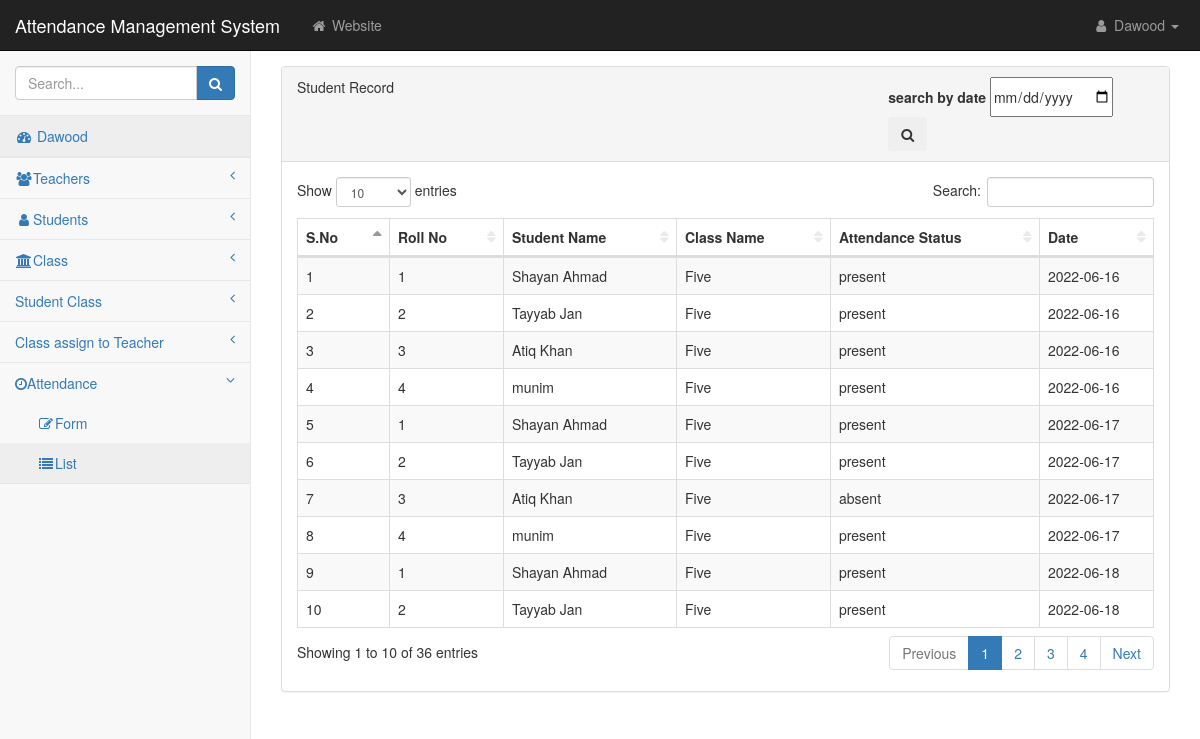
Screenshot of /pages/attendanceList.php (signed in) with the database file from the repository.
### tables this page shows
CREATE TABLE `tblattendance` (
  `aId` int(11) NOT NULL,
  `scId` int(10) UNSIGNED NOT NULL,
  `ctId` int(10) UNSIGNED NOT NULL,
  `aStatus` varchar(10) DEFAULT NULL,
  `aDate` date NOT NULL,
  `CreatedAt` timestamp NOT NULL DEFAULT current_timestamp() ON UPDATE current_timestamp(),
  `UpdatedAt` date NOT NULL
);

CREATE TABLE `tblstudentclass` (
  `scId` int(11) NOT NULL,
  `stId` int(10) UNSIGNED NOT NULL,
  `clId` int(10) UNSIGNED NOT NULL,
  `scCurrentYear` year(4) NOT NULL
);

CREATE TABLE `tblstudents` (
  `stId` int(11) NOT NULL,
  `stName` varchar(50) NOT NULL,
  `stFatherName` varchar(50) NOT NULL,
  `stDoB` date NOT NULL,
  `stDoA` date NOT NULL,
  `stEmail` varchar(50) NOT NULL,
  `stGender` varchar(50) NOT NULL,
  `stContact` varchar(50) NOT NULL,
  `stAddress` varchar(50) NOT NULL,
  `stImage` varchar(200) NOT NULL,
  `stStatus` int(2) NOT NULL DEFAULT 1
);

CREATE TABLE `tblclass` (
  `clId` int(11) NOT NULL,
  `cllName` varchar(50) NOT NULL,
  `clStatus` int(2) NOT NULL DEFAULT 1
);

### pages/attendanceList.php (the view, shortened to what this page needs)
<?php
    require 'include/connection.php';
    if(isset($_GET['date']))
    {
        $date = $_GET['date'];
        $query = "select * from tblattendance att
        inner join tblstudentclass sc on sc.scId = att.scId
        inner join tblstudents st on st.stId =  sc.stId
        inner join tblclass cl on cl.clId = sc.clId
        where aDate like '%$date%' and aStatus = 'present'";
        $response = mysqli_query($connect,$query);
    }
    else
    {
    $query = "select * from tblattendance att
    inner join tblstudentclass sc on sc.scId = att.scId
    inner join tblstudents st on st.stId =  sc.stId
    inner join tblclass cl on cl.clId = sc.clId";
    $response = mysqli_query($connect,$query);
    }
 ?>
<!DOCTYPE html>
<html lang="en">
<?php
    require 'include/head.php';
   ?>
    <body>
        <div id="wrapper">
 <?php
    require 'include/sidebar.php';
   ?>
            <div id="page-wrapper">
                <div class="container-fluid">
                    <div class="row" style="margin-top:4%;">
                        <div class="col-lg-12">
                            <div class="panel panel-default">
                                <div class="panel-heading">
                                    <div class="row">
                                        <div class="col-md-8">
                                    <?php
                                    if (isset($_GET['msg']) && $_GET['msg'] == 'success') {
                                        echo "<div class='alert alert-success alert-dismissible'>
                                        <button type='button' class='close' data-dismiss='alert' aria-hidden='true'>&times;</button>
                                        <a href='#' class='alert-link'>Student Record Delete Successfully</a>.
                                    </div>";
                                    }
                                    elseif (isset($_GET['msg']) && $_GET['msg'] == 'error') {
                                         echo "<div class='alert alert-danger alert-dismissible'>
                                        <button type='button' class='close' data-dismiss='alert' aria-hidden='true'>&times;</button>
                                        <a href='#' class='alert-link'>Student Record is not Delete Successfully</a>.
                                    </div>";
                                    }
                                    elseif (isset($_GET['sms']) && $_GET['sms'] == 'success') {
                                         echo "<div class='alert alert-success alert-dismissible'>
                                        <button type='button' class='close' data-dismiss='alert' aria-hidden='true'>&times;</button>
                                        <a href='#' class='alert-link'>Student Record is Update Successfully</a>.
                                    </div>";
                                    }
                                    elseif (isset($_GET['sms']) && $_GET['sms'] == 'error') {
                                         echo "<div class='alert alert-danger alert-dismissible'>
                                        <button type='button' class='close' data-dismiss='alert' aria-hidden='true'>&times;</button>
                                        <a href='#' class='alert-link'>Student Record is not Update Successfully</a>.
                                    </div>";
                                    }
                                    else{
                                        echo "Student Record";
                                    }
                                     ?>
                                        </div>
                                        <div class="col-md-4">
                                             <form action="" method="get">
                                                <label>search by date</label>
                                                <input type="date" name="date" value="date">
                                                <button type="submit" class="btn btn-secondary"><i class="fa fa-search"></i></button>
                                             </form>
                                        </div>
                                    </div>
                                </div>
                                <div class="panel-body">
                                    <div class="table-responsive">
                                        <table class="table table-striped table-bordered table-hover" id="dataTables-example">
                                        <thead>
                                                <tr>
                                                    <th>S.No</th>
                                                    <th>Roll No</th>
                                                    <th>Student Name</th>
                                                    <th>Class Name</th>
                                                    <th>Attendance Status</th>
                                                    <th>Date</th>
                                                </tr>
                                            </thead>
                                            <tbody>
                                                <?php
                                                $a = 1;
                                                while ($reslut = mysqli_fetch_array($response)) {
                                                 ?>
                                                <tr class="odd gradeX">
                                                    <td><?php echo $a; ?></td>
                                                    <td><?php echo $reslut['scId']; ?></td>
                                                    <td><?php echo $reslut['stName']; ?></td>
                                                    <td><?php echo $reslut['cllName']; ?></td>
                                                    <td><?php echo $reslut['aStatus']; ?></td>
                                                    <td><?php echo $reslut['aDate']; ?></td>
                                                </tr>
                                            <?php $a++; }   ?>
                                            </tbody>
                                        </table>
                                    </div>
                                </div>
                            </div>
                        </div>
                    </div>
                </div>
            </div>
        </div>
    </body>
</html>

### css/startmin.css (style rules this page uses)
body { background-color: #f8f8f8; }
#wrapper { width: 100%; }
#page-wrapper { padding-top: 30px; min-height: 568px; background-color: #fff; }
@media (min-width:768px) { #page-wrapper { position: inherit; margin-left: 250px; padding: 30px 15px 0 15px; border-left: 1px solid #e7e7e7; } }
table.dataTable thead .sorting, table.dataTable thead .sorting_asc, table.dataTable thead .sorting_desc, table.dataTable thead .sorting_asc_disabled, table.dataTable thead .sorting_desc_disabled { background: 0 0; }
table.dataTable thead .sorting_asc:after { content: "\f0de"; float: right; font-family: fontawesome; }
table.dataTable thead .sorting:after { content: "\f0dc"; float: right; font-family: fontawesome; color: rgba(50,50,50,.5); }

### rows the page displays
tblattendance: scId.scId "1", tblstudents.stName "Shayan Ahmad", tblclass.cllName "Five", aStatus "present", aDate "2022-06-16"
tblattendance: scId.scId "2", tblstudents.stName "Tayyab Jan", tblclass.cllName "Five", aStatus "present", aDate "2022-06-16"
tblattendance: scId.scId "3", tblstudents.stName "Atiq Khan", tblclass.cllName "Five", aStatus "present", aDate "2022-06-16"
tblattendance: scId.scId "4", tblstudents.stName "munim", tblclass.cllName "Five", aStatus "present", aDate "2022-06-16"
tblattendance: scId.scId "1", tblstudents.stName "Shayan Ahmad", tblclass.cllName "Five", aStatus "present", aDate "2022-06-17"
tblattendance: scId.scId "2", tblstudents.stName "Tayyab Jan", tblclass.cllName "Five", aStatus "present", aDate "2022-06-17"
tblattendance: scId.scId "3", tblstudents.stName "Atiq Khan", tblclass.cllName "Five", aStatus "absent", aDate "2022-06-17"
tblattendance: scId.scId "4", tblstudents.stName "munim", tblclass.cllName "Five", aStatus "present", aDate "2022-06-17"
tblattendance: scId.scId "1", tblstudents.stName "Shayan Ahmad", tblclass.cllName "Five", aStatus "present", aDate "2022-06-18"
tblattendance: scId.scId "2", tblstudents.stName "Tayyab Jan", tblclass.cllName "Five", aStatus "present", aDate "2022-06-18"

### other values shown
$_SESSION['TNAME'] "Dawood"
